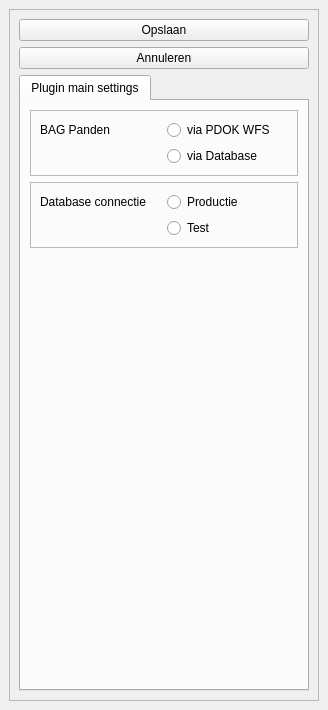
<?xml version="1.0" encoding="UTF-8"?>
<ui version="4.0">
 <class>settings</class>
 <widget class="QDockWidget" name="settings">
  <property name="geometry">
   <rect>
    <x>0</x>
    <y>0</y>
    <width>328</width>
    <height>710</height>
   </rect>
  </property>
  <property name="windowTitle">
   <string>Settings</string>
  </property>
  <widget class="QWidget" name="dockWidgetContents">
   <layout class="QGridLayout" name="gridLayout_2">
    <item row="0" column="0">
     <widget class="QScrollArea" name="scrollArea">
      <property name="widgetResizable">
       <bool>true</bool>
      </property>
      <widget class="QWidget" name="scrollAreaWidgetContents">
       <property name="geometry">
        <rect>
         <x>0</x>
         <y>0</y>
         <width>308</width>
         <height>668</height>
        </rect>
       </property>
       <layout class="QVBoxLayout" name="verticalLayout">
        <item>
         <widget class="QPushButton" name="save">
          <property name="text">
           <string>Opslaan</string>
          </property>
         </widget>
        </item>
        <item>
         <widget class="QPushButton" name="cancel">
          <property name="text">
           <string>Annuleren</string>
          </property>
         </widget>
        </item>
        <item>
         <widget class="QTabWidget" name="tabWidget">
          <property name="enabled">
           <bool>true</bool>
          </property>
          <property name="currentIndex">
           <number>0</number>
          </property>
          <widget class="QWidget" name="plugin">
           <attribute name="title">
            <string>Plugin main settings</string>
           </attribute>
           <layout class="QVBoxLayout" name="verticalLayout_2">
            <item>
             <layout class="QGridLayout" name="gridLayout">
              <item row="6" column="0">
               <spacer name="verticalSpacer">
                <property name="orientation">
                 <enum>Qt::Vertical</enum>
                </property>
                <property name="sizeHint" stdset="0">
                 <size>
                  <width>0</width>
                  <height>0</height>
                 </size>
                </property>
               </spacer>
              </item>
              <item row="3" column="0" colspan="2">
               <widget class="QFrame" name="frame">
                <property name="minimumSize">
                 <size>
                  <width>0</width>
                  <height>0</height>
                 </size>
                </property>
                <property name="frameShape">
                 <enum>QFrame::StyledPanel</enum>
                </property>
                <property name="frameShadow">
                 <enum>QFrame::Raised</enum>
                </property>
                <layout class="QGridLayout" name="gridLayout_3">
                 <item row="0" column="1">
                  <widget class="QRadioButton" name="dbprod">
                   <property name="text">
                    <string>Productie</string>
                   </property>
                  </widget>
                 </item>
                 <item row="0" column="0">
                  <widget class="QLabel" name="label_2">
                   <property name="text">
                    <string>Database connectie</string>
                   </property>
                  </widget>
                 </item>
                 <item row="1" column="1">
                  <widget class="QRadioButton" name="dbtest">
                   <property name="text">
                    <string>Test</string>
                   </property>
                  </widget>
                 </item>
                </layout>
               </widget>
              </item>
              <item row="2" column="0" colspan="2">
               <widget class="QFrame" name="frame_2">
                <property name="minimumSize">
                 <size>
                  <width>0</width>
                  <height>0</height>
                 </size>
                </property>
                <property name="frameShape">
                 <enum>QFrame::StyledPanel</enum>
                </property>
                <property name="frameShadow">
                 <enum>QFrame::Raised</enum>
                </property>
                <layout class="QGridLayout" name="gridLayout_4">
                 <item row="0" column="0">
                  <widget class="QLabel" name="label">
                   <property name="text">
                    <string>BAG Panden </string>
                   </property>
                  </widget>
                 </item>
                 <item row="0" column="1">
                  <widget class="QRadioButton" name="bagwfs">
                   <property name="text">
                    <string>via PDOK WFS</string>
                   </property>
                  </widget>
                 </item>
                 <item row="1" column="1">
                  <widget class="QRadioButton" name="bagdatabase">
                   <property name="text">
                    <string>via Database</string>
                   </property>
                  </widget>
                 </item>
                </layout>
               </widget>
              </item>
             </layout>
            </item>
           </layout>
          </widget>
         </widget>
        </item>
       </layout>
      </widget>
     </widget>
    </item>
   </layout>
  </widget>
 </widget>
 <resources/>
 <connections/>
</ui>
